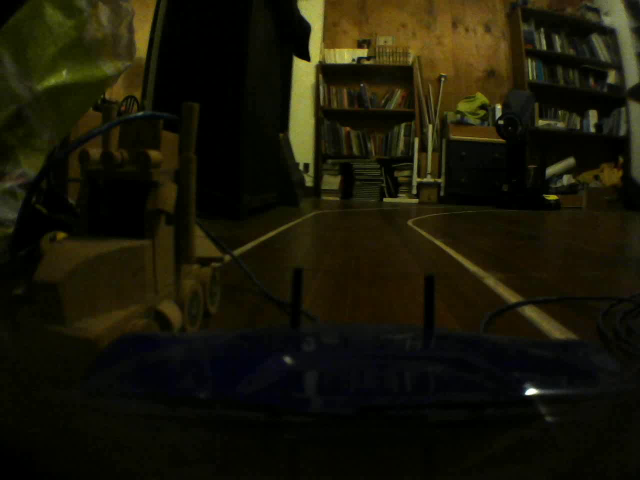
#> input picture frame 0 of Hector/laneDetection/videoSalida.avi, 1280 x 960 px, given in place of the camera (shown at 1/2 size)
$ python mainLaneDetection.py
#> lines starting #> are read from the running program, lines starting #| are printed output that depends on the picture; after the words box and inside, x2 and y2 are one past the last pixel; in counts of white or black regions, pixels touching at a corner belong together
import cv2
import numpy as np
import math
import pandas as pd
import time
import matplotlib.pyplot as plt

leftX = []
leftY = []
rightX = []
rightY = []

detected = pd.DataFrame(columns=('direction', 'leftFitAverage', 'rightFitAverage', 'leftLine', 'rigthLine', 'time(s)', 'leftX1', 'leftY1', 'leftX2', 'leftY2', 'rightX1', 'rightY1', 'rightX2', 'rightX2'))
startTime = time.time()

def cannyImage(cannyGray):
    cannyBlur = cv2.GaussianBlur(gray, (5, 5), 0)
    cannyCanny = cv2.Canny(cannyBlur, 10, 250)
    return cannyCanny

def regionOfInterest(regionImage):
    #regionPolygons = np.array([[(0, 448), (639, 425), (434, 276), (256, 159)]])
    regionPolygons = np.array([[(0, 400), (640, 400), (640, 180), (0, 180)]])
    zeros = np.zeros_like(regionImage)
    cv2.fillPoly(zeros, regionPolygons, 255)
    regionedImage = cv2.bitwise_and(regionImage, regionImage, mask=zeros)
    return regionedImage

def colorRange(colorFrame, colorGray, colorCropped):
    colorMax = np.array([255, 255, 255])
    colorMin = np.array([79, 73, 57])
    colorColor = cv2.bitwise_and(colorFrame, colorFrame, mask = colorCropped)
    colorRanged = cv2.inRange(colorColor, colorMin, colorMax)
    return colorRanged

# [66 lines left out: functions averagedSlopeIntercept, makeCoordinates, displayLines, not called in this run]

if __name__ == '__main__':
    try:
        cap = cv2.VideoCapture(0)
        salida = cv2.VideoWriter('videoSalida.avi',cv2.VideoWriter_fourcc(*'XVID'),20.0,(int(cap.get(3)),int(cap.get(4))))
        font = cv2.FONT_HERSHEY_SIMPLEX
        while cap.isOpened():
            ret, origFrame = cap.read()
#> origFrame is the input picture: shape (960, 1280, 3); mean B, G, R 7.5, 22.7, 25

            coppiedFrame = np.copy(origFrame)

            gray = cv2.cvtColor(origFrame, cv2.COLOR_BGR2GRAY)
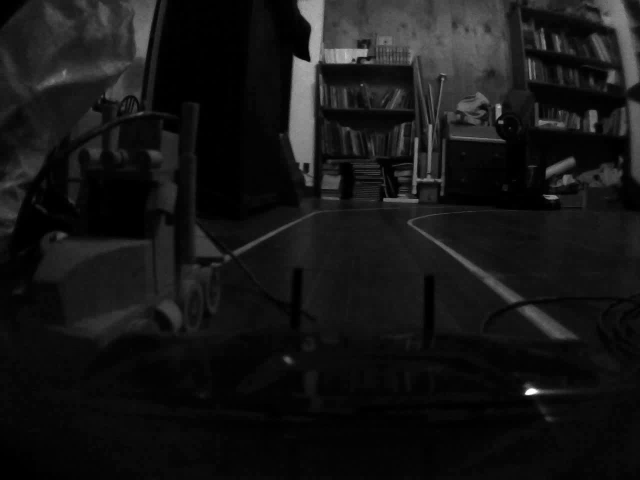
#> gray: shape (960, 1280) (shown at 1/2 size); min 0, max 255, mean 21.6
            canny = cannyImage(gray)
#> in cannyImage, `cannyCanny = cv2.Canny(cannyBlur, 10, 250)`:
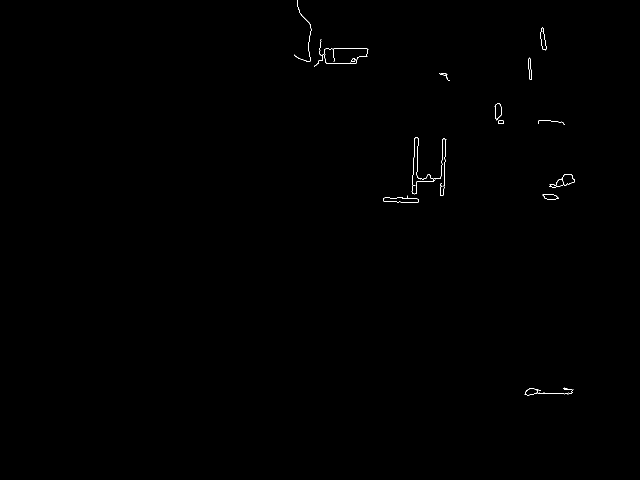
#> cannyCanny: shape (960, 1280) (shown at 1/2 size); 0.17% white in thin lines or dots, all inside (x1, y1, x2, y2) = (588, 0, 1150, 791)
            croppedImage = regionOfInterest(canny)
#> in regionOfInterest, `cv2.fillPoly(zeros, regionPolygons, 255)`:
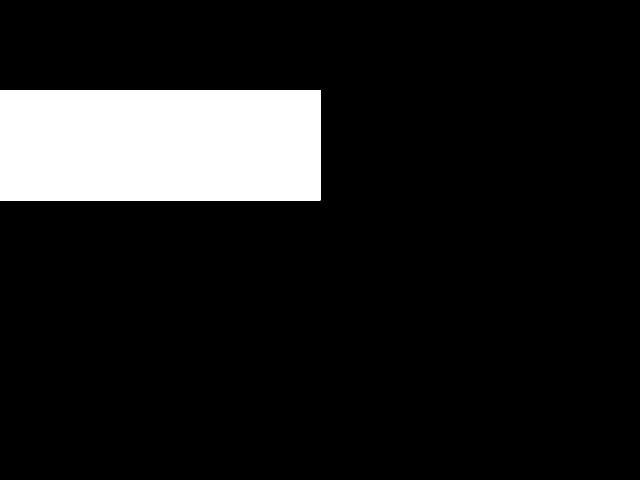
#> zeros: shape (960, 1280) (shown at 1/2 size); 11.5% white; 1 white region, box (x1, y1, x2, y2) and area: (0, 180, 641, 401) 141661
#> in regionOfInterest, `regionedImage = cv2.bitwise_and(regionImage, regionImage, mask=zeros)`: regionedImage: shape (960, 1280); every value is 0
            colorInRange = colorRange(coppiedFrame, gray, croppedImage)
#> in colorRange, `colorColor = cv2.bitwise_and(colorFrame, colorFrame, mask = colorCropp..`: colorColor: shape (960, 1280, 3); every value is 0
            lines = cv2.HoughLinesP(colorInRange, 1, np.pi/180, 50, minLineLength=20, maxLineGap=50)
#> lines = None
            #print(lines)
            #left = range(0, 480 // 2)
            #right = range(480 // 2, 480)
            if lines is not None:
                averagedLines, left, right =  averagedSlopeIntercept(coppiedFrame, lines)
                if left:
                    cv2.putText(coppiedFrame, '<---', (0, 30), font, 0.8, (255, 0, 0), 2, cv2.LINE_AA)
                elif right:
                    cv2.putText(coppiedFrame, '--->', (0, 30), font, 0.8, (0, 255, 0), 2, cv2.LINE_AA)
                else:
                    cv2.putText(coppiedFrame, '^', (0, 30), font, 0.8, (0, 0, 255), 2, cv2.LINE_AA)
                timeText = time.strftime("%Y/%m/%d %H:%M:%S %Z", time.localtime())
                cv2.putText(coppiedFrame, timeText, (250, 20), font, 0.8, (255, 255, 255), 2, cv2.LINE_AA)
                lineImage = displayLines(coppiedFrame, averagedLines)
                for line in lines:
                    x1, y1, x2, y2 = line[0]
                    #cv2.rectangle(coppiedFrame, (x1, y1), (x2, y2), (0, 255, 0), 5)
                    cv2.line(coppiedFrame, (x1, y1), (x2, y2), (0, 255, 0), 5)
            if cv2.waitKey(25) & 0xFF == ord('s'):
#> (key Esc is pressed here)
                break
            #cv2.imshow("origFrame", origFrame)
            salida.write(coppiedFrame)
            cv2.imshow("coppiedFrameWithLines", coppiedFrame)
            # [5 lines of commented-out code are left out]
        timeSaved = time.strftime("%Y%m%d%H%M%S%Z", time.localtime())
        name1 = 'detected' + timeSaved + '.csv'
        name2 = 'detected' + timeSaved + 'HeadAndIndexFalse.csv'
        detected.to_csv(name1)
        detected.to_csv(name2, header=False, index=False)
        cap.release()
        cv2.destroyAllWindows()
    except:
        print("Algo malo ha ocurrido!")
